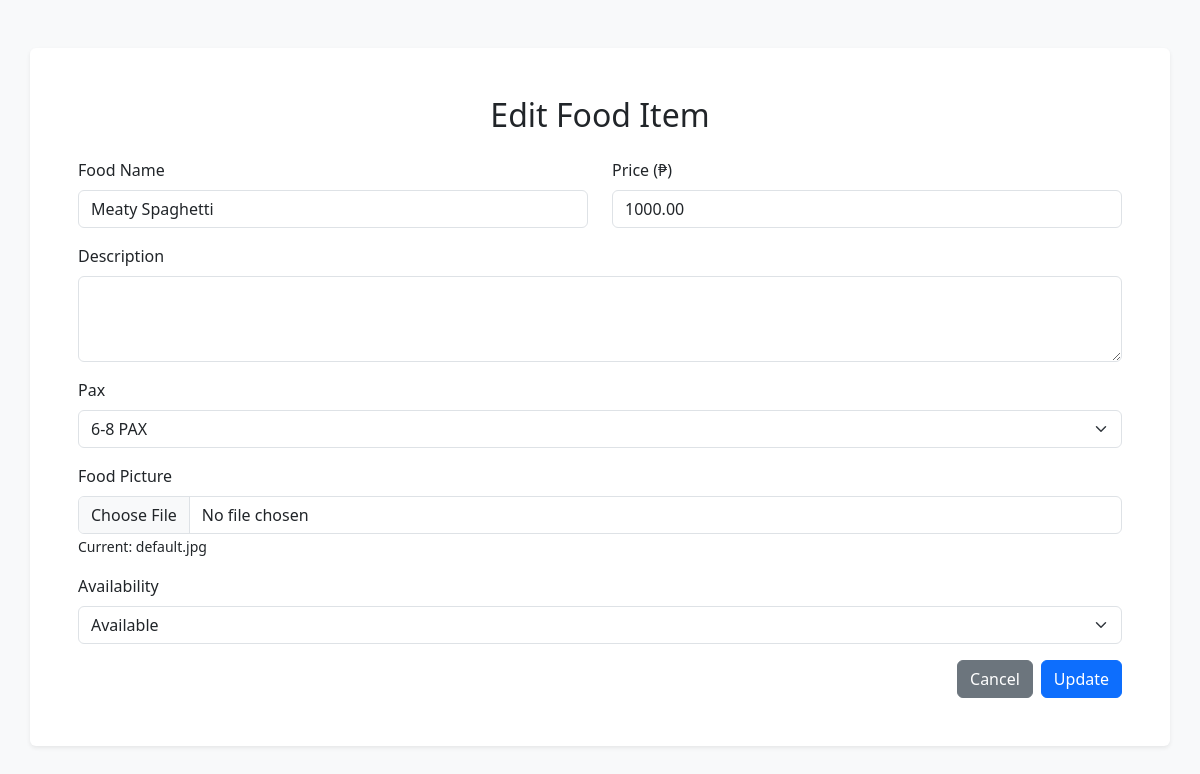
The app's page /admin/update_food.php?id=2 with its own data.
### tables this page shows
CREATE TABLE `menu` (
  `menu_id` int(11) NOT NULL,
  `menu_name` varchar(100) DEFAULT NULL,
  `menu_desc` text DEFAULT NULL,
  `menu_pax` varchar(100) NOT NULL,
  `menu_price` decimal(10,2) NOT NULL,
  `menu_pic` varchar(255) NOT NULL,
  `menu_avail` tinyint(1) DEFAULT NULL,
  `created_at` timestamp NOT NULL DEFAULT current_timestamp()
);

### classes/database.php (called while the page is built, shortened)
<?php
class database {
    private PDO $pdo;
    public function __construct(
        string $host = 'localhost',
        string $db = 'sandokdb',
        string $user = 'root',
        string $pass = '',
        string $charset = 'utf8mb4'
    ) {
        $dsn = "mysql:host={$host};dbname={$db};charset={$charset}";
        $opts = [
            PDO::ATTR_ERRMODE => PDO::ERRMODE_EXCEPTION,
            PDO::ATTR_DEFAULT_FETCH_MODE => PDO::FETCH_ASSOC,
            PDO::ATTR_EMULATE_PREPARES => false,
        ];
        $this->pdo = new PDO($dsn, $user, $pass, $opts);
    }
    public function viewMenuID(int $menu_id): ?array {
        $stmt = $this->pdo->prepare("SELECT * FROM menu WHERE menu_id = ?");
        $stmt->execute([$menu_id]);
        $row = $stmt->fetch();
        return $row ?: null;
    }
}

### admin/update_food.php (the view, shortened to what this page needs)
<?php
require_once('../classes/database.php');
$con = new database();
if ($_SERVER['REQUEST_METHOD'] === 'POST' && isset($_POST['id'])) {
    $id = $_POST['id'];
    $data = $con->viewMenuID($id);
} elseif (isset($_GET['id'])) {
    $id = $_GET['id'];
    $data = $con->viewMenuID($id);
} else {
    header('location:admin_homepage.php');
    exit;
}
?>
<!DOCTYPE html>
<html lang="en">
<head>
  <link rel="stylesheet" href="../package/dist/sweetalert2.css">
  <link href="https://cdn.jsdelivr.net/npm/bootstrap@5.3.3/dist/css/bootstrap.min.css" rel="stylesheet">
</head>
<body class="bg-light py-5">
<div class="container bg-white p-5 rounded shadow-sm">
  <h2 class="text-center mb-4">Edit Food Item</h2>
  <form method="POST" enctype="multipart/form-data">
   <div class="row mb-3">
      <div class="col-md-6">
        <label for="foodName" class="form-label">Food Name</label>
        <input type="text" class="form-control" id="foodName" name="foodName" value="<?php echo htmlspecialchars($data['menu_name']); ?>" required>
      </div>
      <div class="col-md-6">
        <label for="foodPrice" class="form-label">Price (₱)</label>
        <input type="number" class="form-control" id="foodPrice" name="foodPrice" step="0.01" value="<?php echo htmlspecialchars($data['menu_price']); ?>" required>
      </div>
    </div>
    <div class="mb-3">
      <label for="foodDescription" class="form-label">Description</label>
      <textarea class="form-control" id="foodDescription" name="foodDescription" rows="3" required><?php echo htmlspecialchars($data['menu_desc']); ?></textarea>
    </div>
    <div class="mb-3">
      <label for="foodPax" class="form-label">Pax</label>
      <select class="form-select" id="foodPax" name="foodPax" required>
        <option value="pax6-8" <?php echo ($data['menu_pax'] == 'pax6-8') ? 'selected' : ''; ?>>6-8 PAX</option>
      </select>
    </div>
    <div class="mb-3">
      <label for="foodPic" class="form-label">Food Picture</label>
      <input type="file" class="form-control" id="foodPic" name="foodPic" accept="image/*">
      <?php if (!empty($data['menu_pic'])): ?>
        <small>Current: <?php echo htmlspecialchars($data['menu_pic']); ?></small>
      <?php endif; ?>
    </div>
    <div class="mb-3">
      <label for="foodAvailability" class="form-label">Availability</label>
      <select class="form-select" id="foodAvailability" name="foodAvailability" required>
        <option value="available" <?php echo ($data['menu_avail']) ? 'selected' : ''; ?>>Available</option>
      </select>
    </div>
    <div class="d-flex justify-content-end">
      <a href="admin_homepage.php" class="btn btn-secondary me-2">Cancel</a>
      <button type="submit" name="updateFood" class="btn btn-primary">Update</button>
    </div>
  </form>
</div>
</body>
</html>

### records on screen
menu: foodName "Meaty Spaghetti", foodPrice "1000.00", menu_pic "default.jpg", foodAvailability "Available"
